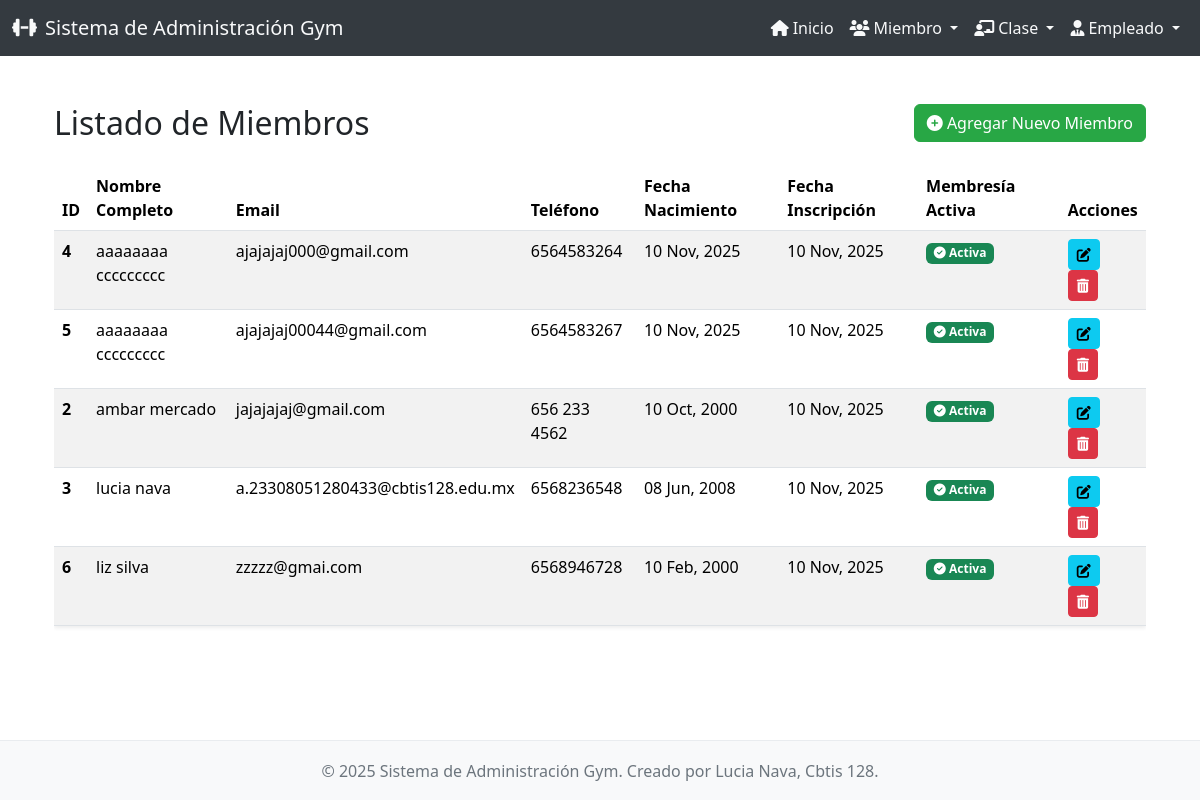
The app's page /miembros/ with its own data.
### app_gym/models.py (models this page shows, shortened)
class Miembro(models.Model):
    nombre = models.CharField(max_length=100)
    apellido = models.CharField(max_length=100)
    fecha_nacimiento = models.DateField()
    email = models.EmailField(unique=True)
    telefono = models.CharField(max_length=15, blank=True, null=True)
    fecha_inscripcion = models.DateField(auto_now_add=True)
    membresia_activa = models.BooleanField(default=True)
    imagen = models.ImageField(upload_to='miembros_imagenes/', blank=True, null=True) # Campo para la imagen

### app_gym/views.py (the view)
# urls.py: path('miembros/', views.ver_miembros, name='ver_miembros'),
def ver_miembros(request):
    print("\n--- INICIANDO VISTA: ver_miembros ---") # Mantén los prints para depurar
    try:
        miembros = Miembro.objects.all().order_by('apellido', 'nombre')
        print(f"DEBUG: Queryset de Miembros obtenido. Cantidad: {miembros.count()}")
        if miembros.exists():
            print("DEBUG: Hay miembros en la base de datos. Listando los primeros 5:")
            for i, miembro in enumerate(miembros[:5]):
                print(f"  - [{i+1}] ID: {miembro.id}, Nombre: {miembro.nombre} {miembro.apellido}, Email: {miembro.email}")
        else:
            print("DEBUG: ¡No se encontraron miembros en la base de datos!")
            messages.info(request, "No hay miembros registrados para mostrar. ¡Añade algunos!")
        context = {'miembros': miembros}
        print("DEBUG: Contexto preparado para renderizar la plantilla.")
        return render(request, 'miembros/ver_miembros.html', context)
    except Exception as e:
        print(f"ERROR: Se produjo un error en ver_miembros: {e}")
        messages.error(request, f"Ocurrió un error al cargar los miembros: {e}")
        return render(request, 'app_gym/inicio.html', {'error_message': str(e)})
    finally:
        print("--- FINALIZANDO VISTA: ver_miembros ---\n")

### app_gym/templates/miembros/ver_miembros.html (shortened to what this page needs)
{% extends 'app_gym/base.html' %}
{% block content %}
<div class="container mt-4">
    <div class="d-flex justify-content-between align-items-center mb-4">
        <h2 class="mb-0">Listado de Miembros</h2>
        <a href="{% url 'agregar_miembro' %}" class="btn btn-success">
            <i class="fas fa-plus-circle"></i> Agregar Nuevo Miembro
        </a>
    </div>
    {% if miembros %}
    <div class="table-responsive">
        <table class="table table-striped table-hover shadow-sm">
            <thead class="bg-primary text-white">
                <tr>
                    <th scope="col">ID</th>
                    <th scope="col">Nombre Completo</th>
                    <th scope="col">Email</th>
                    <th scope="col">Teléfono</th>
                    <th scope="col">Fecha Nacimiento</th>
                    <th scope="col">Fecha Inscripción</th>
                    <th scope="col">Membresía Activa</th>
                    <th scope="col">Acciones</th>
                </tr>
            </thead>
            <tbody>
                {% for miembro in miembros %}
                <tr>
                    <th scope="row">{{ miembro.id }}</th>
                    <td>{{ miembro.nombre }} {{ miembro.apellido }}</td>
                    <td>{{ miembro.email }}</td>
                    <td>{{ miembro.telefono|default:"N/A" }}</td>
                    <td>{{ miembro.fecha_nacimiento|date:"d M, Y" }}</td>
                    <td>{{ miembro.fecha_inscripcion|date:"d M, Y" }}</td>
                    <td>
                        {% if miembro.membresia_activa %}
                            <span class="badge bg-success"><i class="fas fa-check-circle"></i> Activa</span>
                        {% else %}
                            <span class="badge bg-danger"><i class="fas fa-times-circle"></i> Inactiva</span>
                        {% endif %}
                    </td>
                    <td>
                        <a href="{% url 'actualizar_miembro' miembro.id %}" class="btn btn-sm btn-info me-1" title="Editar">
                            <i class="fas fa-edit"></i>
                        </a>
                        <a href="{% url 'borrar_miembro' miembro.id %}" class="btn btn-sm btn-danger" title="Eliminar">
                            <i class="fas fa-trash-alt"></i>
                        </a>
                    </td>
                </tr>
                {% endfor %}
            </tbody>
        </table>
    </div>
    {% endif %}
</div>
{% endblock %}

### app_gym/templates/app_gym/base.html (shortened to what this page needs)
{% load static %}
<!DOCTYPE html>
<html lang="es">
<head>
    <link href="https://cdn.jsdelivr.net/npm/bootstrap@5.3.3/dist/css/bootstrap.min.css" rel="stylesheet">
    <link rel="stylesheet" href="https://cdnjs.cloudflare.com/ajax/libs/font-awesome/6.5.2/css/all.min.css" />
</head>
<body>
    {% include 'app_gym/navbar.html' %}
    <div class="content container mt-4">
        {% block content %}{% endblock %}
    </div>
    {% include 'app_gym/footer.html' %}
</body>
</html>

### app_gym/templates/app_gym/navbar.html (shortened to what this page needs)
<nav class="navbar navbar-expand-lg navbar-dark bg-dark">
    <div class="container-fluid">
        <a class="navbar-brand" href="{% url 'inicio_gym' %}">
            <i class="fas fa-dumbbell me-2"></i>Sistema de Administración Gym
        </a>
        <div class="collapse navbar-collapse" id="navbarNavDropdown">
            <ul class="navbar-nav ms-auto">
                <li class="nav-item">
                    <a class="nav-link active" aria-current="page" href="{% url 'inicio_gym' %}">
                        <i class="fas fa-home me-1"></i>Inicio
                    </a>
                </li>
                <li class="nav-item dropdown">
                    <a class="nav-link dropdown-toggle" href="#" id="miembroDropdown" role="button" data-bs-toggle="dropdown" aria-expanded="false">
                        <i class="fas fa-users me-1"></i>Miembro
                    </a>
                </li>
                <li class="nav-item dropdown">
                    <a class="nav-link dropdown-toggle" href="#" id="claseDropdown" role="button" data-bs-toggle="dropdown" aria-expanded="false">
                        <i class="fas fa-chalkboard-teacher me-1"></i>Clase
                    </a>
                </li>
                <li class="nav-item dropdown">
                    <a class="nav-link dropdown-toggle" href="#" id="empleadoDropdown" role="button" data-bs-toggle="dropdown" aria-expanded="false">
                        <i class="fas fa-user-tie me-1"></i>Empleado
                    </a>
                </li>
            </ul>
        </div>
    </div>
</nav>

### app_gym/templates/app_gym/footer.html (shortened to what this page needs)
<footer class="footer">
    <div class="container">
        <span>&copy; {{ current_year }} Sistema de Administración Gym. Creado por Lucia Nava, Cbtis 128.</span>
    </div>
</footer>

### app_gym/templates/app_gym/base.html (style rules this page uses)
body { display: flex; flex-direction: column; min-height: 100vh; }
.content { flex: 1; padding-bottom: 70px; }
.footer { position: fixed; bottom: 0; width: 100%; height: 60px; background-color: #f8f9fa; color: #6c757d; line-height: 60px; text-align: center; border-top: 1px solid #e9ecef; }
.navbar { background-color: #343a40 !important; }
.navbar .nav-link, .navbar .navbar-brand, .navbar .dropdown-item { color: #f8f9fa !important; }
.btn-success { background-color: #28a745; border-color: #28a745; }
.btn-danger { background-color: #dc3545; border-color: #dc3545; }
.table thead { background-color: #e9ecef; }
.table tbody tr:nth-of-type(odd) { background-color: rgba(0,0,0,.05); }

### records on screen
Miembro: id "4", nombre "aaaaaaaa", apellido "ccccccccc", email "ajajajaj000@gmail.com", telefono "6564583264", fecha_nacimiento "10 Nov, 2025", fecha_inscripcion "10 Nov, 2025", membresia_activa True (drawn)
Miembro: id "5", nombre "aaaaaaaa", apellido "ccccccccc", email "ajajajaj00044@gmail.com", telefono "6564583267", fecha_nacimiento "10 Nov, 2025", fecha_inscripcion "10 Nov, 2025", membresia_activa True (drawn)
Miembro: id "2", nombre "ambar", apellido "mercado", email "jajajajaj@gmail.com", telefono "656 233 4562", fecha_nacimiento "10 Oct, 2000", fecha_inscripcion "10 Nov, 2025", membresia_activa True (drawn)
Miembro: id "3", nombre "lucia", apellido "nava", email "a.23308051280433@cbtis128.edu.mx", telefono "6568236548", fecha_nacimiento "08 Jun, 2008", fecha_inscripcion "10 Nov, 2025", membresia_activa True (drawn)
Miembro: id "6", nombre "liz", apellido "silva", email "zzzzz@gmai.com", telefono "6568946728", fecha_nacimiento "10 Feb, 2000", fecha_inscripcion "10 Nov, 2025", membresia_activa True (drawn)
